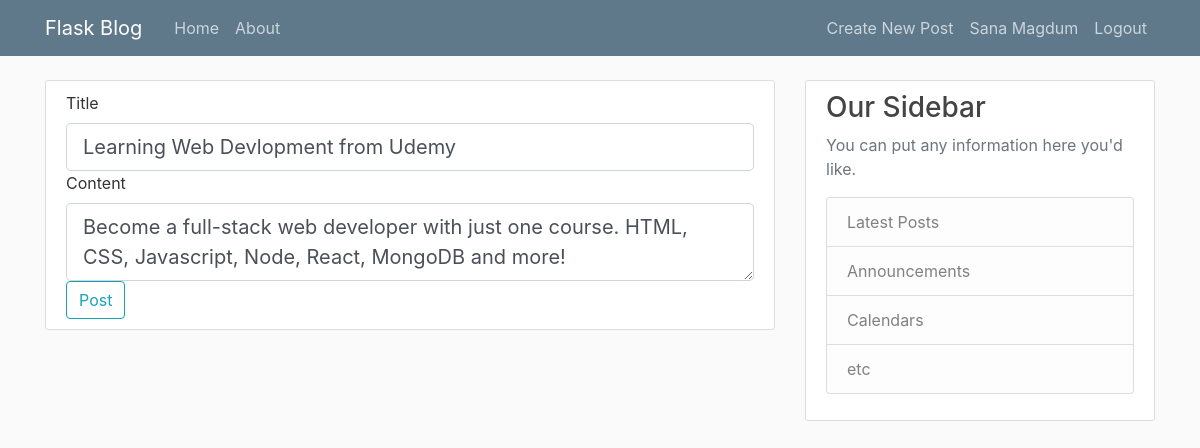
/post/5/update (signed in), run on the app's committed database.
### FMagdum/models.py (models this page shows, shortened)
class User(db.Model, UserMixin):
    id = db.Column(db.Integer, primary_key=True)
    username = db.Column(db.String(20), unique=True, nullable=False)
    email = db.Column(db.String(120), unique=True, nullable=False)
    image_file = db.Column(db.String(20), nullable=False, default='default.jpg')
    password = db.Column(db.String(60), nullable=False)
    posts = db.relationship('Post', backref='author', lazy=True)

class Post(db.Model):
    id = db.Column(db.Integer, primary_key=True)
    title = db.Column(db.String(100),nullable=False)
    date_posted = db.Column(db.DateTime, nullable=False, default=datetime.utcnow)
    content = db.Column(db.Text, nullable=False)
    user_id = db.Column(db.Integer, db.ForeignKey('user.id'), nullable=False)

### FMagdum/routes.py (the view)
@app.route("/post/<int:post_id>/update", methods=['GET','POST'])
@login_required
def update_post(post_id):
    post = Post.query.get_or_404(post_id)
    if post.author != current_user:
        abort(403)
    form = PostForm()
    if form.validate_on_submit():
        post.title = form.title.data
        post.content = form.content.data
        db.session.commit()
        flash('Your post has been updated', 'success')
        return redirect(url_for('post', post_id=post.id))
    elif request.method == 'GET':
        form.title.data = post.title
        form.content.data = post.content
    return render_template('create_post.html', title='Update Post', form=form, legend = 'Create New Post')

### FMagdum/forms.py
class PostForm(FlaskForm):
    title = StringField('Title', validators=[DataRequired()])
    content = TextAreaField('Content', validators=[DataRequired()])
    submit = SubmitField('Post')

### FMagdum/models.py (called while the page is built)
@login_manager.user_loader
def load_user(user_id):
    return User.query.get(int(user_id))

### FMagdum/templates/create_post.html (shortened to what this page needs)
{% extends "layout.html" %}
{%block content%}
<div class="content-section">
    <form method="POST" action="">
        <fieldset class="from-group">
            <div class="from-group">
                {{ form.title.label(class="form-control-label") }}
                {% if form.title.errors %}
                {{ form.title(class="form-control form-control-lg is-invalid") }}
                <div class="invalid-feedback">
                    {% for error in form.title.errors %}
                        <span>
                            {{ error }}
                        </span>
                    {%endfor%}
                </div>
                {%else%}
                    {{ form.title(class="form-control form-control-lg") }}
                {%endif%}
            </div>
            <div class="from-group">
                {{ form.content.label(class="form-control-label") }}
                {% if form.content.errors %}
                {{ form.content(class="form-control form-control-lg is-invalid") }}
                <div class="invalid-feedback">
                    {% for error in form.content.errors %}
                        <span>
                            {{ error }}
                        </span>
                    {%endfor%}
                </div>
                {%else%}
                    {{ form.content(class="form-control form-control-lg") }}
                {%endif%}
            </div>
        </fieldset>
        <div class="from-group">
            {{ form.submit(class="btn btn-outline-info") }}
        </div>
    </form>
</div>
{%endblock content%}

### FMagdum/templates/layout.html (shortened to what this page needs)
<!DOCTYPE html>
<html>
<head>
    <link rel="stylesheet" href="https://maxcdn.bootstrapcdn.com/bootstrap/4.0.0/css/bootstrap.min.css">
    <link rel="stylesheet" type="text/css" href="{{ url_for('static', filename='main.css') }}">
</head>
<body>
    <header class="site-header">
        <nav class="navbar navbar-expand-md navbar-dark bg-steel fixed-top">
          <div class="container">
            <a class="navbar-brand mr-4" href="/">Flask Blog</a>
            <div class="collapse navbar-collapse" id="navbarToggle">
              <div class="navbar-nav mr-auto">
                <a class="nav-item nav-link" href="{{url_for('home')}}">Home</a>
                <a class="nav-item nav-link" href="{{url_for('about')}}">About</a>
              </div>
              <div class="navbar-nav ml-auto">
                {% if current_user.is_authenticated %}
                  <a class="nav-item nav-link" href="{{url_for('new_post')}}">{{legend}}</a>
                  <a class="nav-item nav-link" href="{{url_for('account')}}">{{ current_user.username }}</a>
                  <a class="nav-item nav-link" href="{{url_for('logout')}}">Logout</a>
                {% else %}
                  <a class="nav-item nav-link" href="{{url_for('login')}}">Login</a>
                  <a class="nav-item nav-link" href="{{url_for('register')}}">Register</a>
                {% endif %}
              </div>
            </div>
          </div>
        </nav>
    </header>
    <main role="main" class="container">
        <div class="row">
          <div class="col-md-8">
            {% block content %}{% endblock %}
          </div>
          <div class="col-md-4">
            <div class="content-section">
              <h3>Our Sidebar</h3>
              <p class='text-muted'>You can put any information here you'd like.
                <ul class="list-group">
                  <li class="list-group-item list-group-item-light">Latest Posts</li>
                  <li class="list-group-item list-group-item-light">Announcements</li>
                  <li class="list-group-item list-group-item-light">Calendars</li>
                  <li class="list-group-item list-group-item-light">etc</li>
                </ul>
              </p>
            </div>
          </div>
        </div>
      </main>
</body>
</html>

### FMagdum/static/main.css (style rules this page uses)
body { background: #fafafa; color: #333333; margin-top: 5rem; }
h1, h2, h3, h4, h5, h6 { color: #444444; }
.bg-steel { background-color: #5f788a; }
.site-header .navbar-nav .nav-link { color: #cbd5db; }
.content-section { background: #ffffff; padding: 10px 20px; border: 1px solid #dddddd; border-radius: 3px; margin-bottom: 20px; }

### data on the page
User: username "Sana Magdum"
Post: title "Learning Web Devlopment from Udemy", content "Become a full-stack web developer with just one course. HTML, CSS, Javascript, Node, React, MongoDB and more!"

### other printed values
{{ legend }} "Create New Post"
